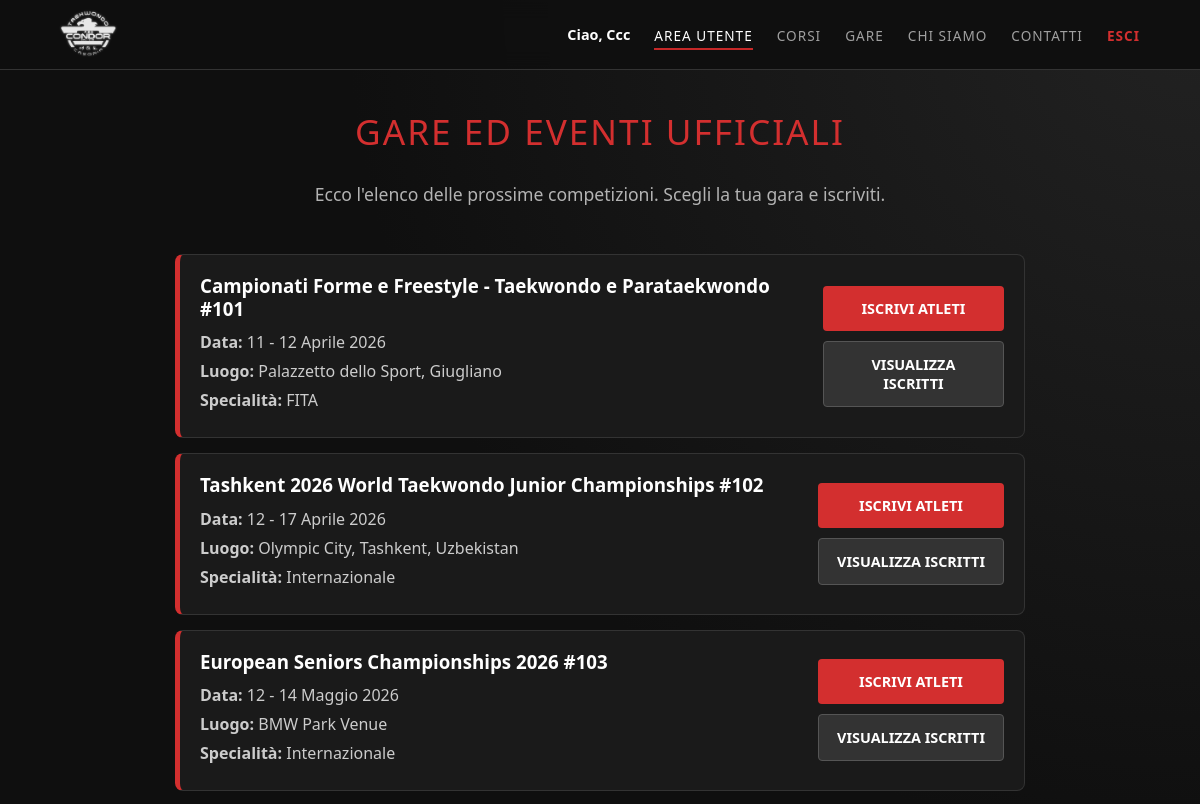
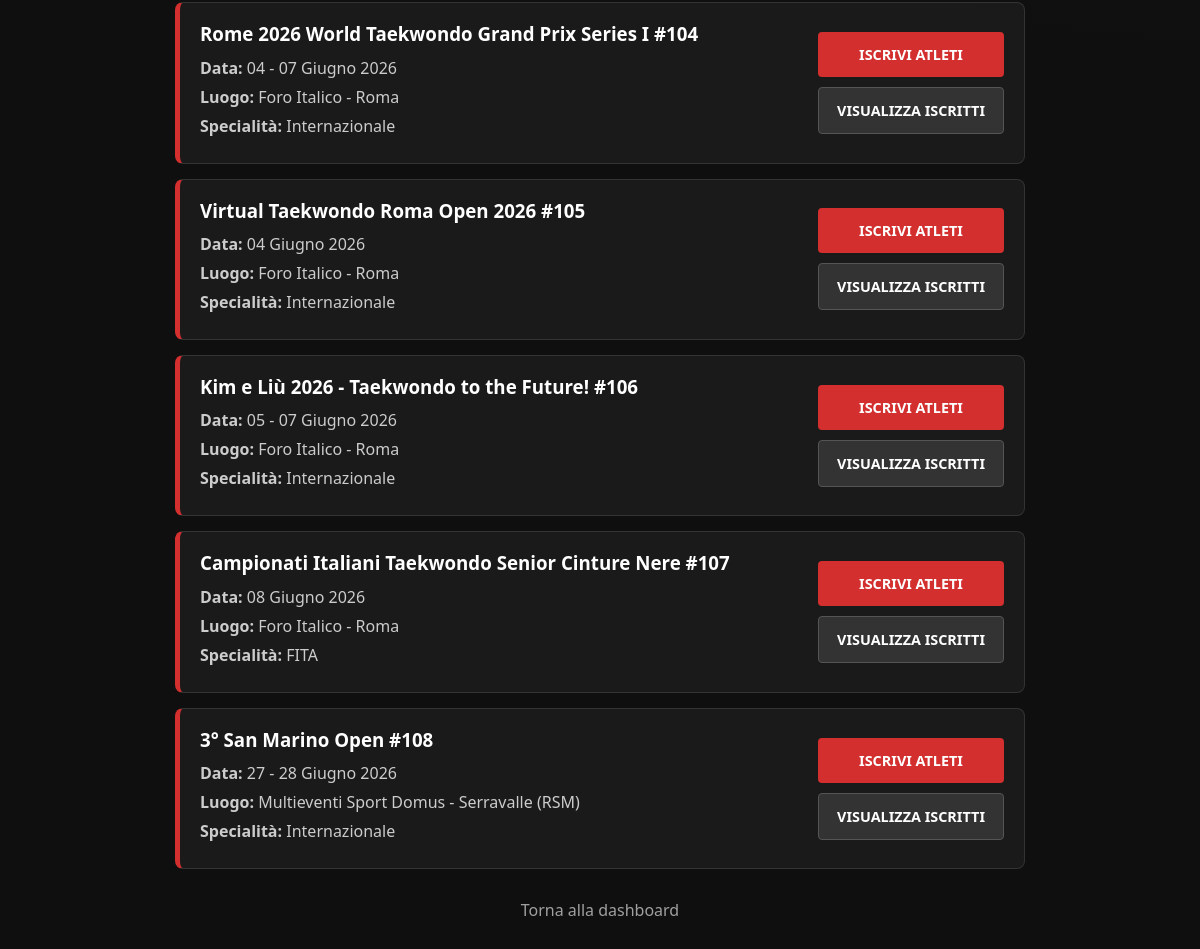
Screenshot of /gare.php (signed in) with the database file from the repository (2 pictures, top to bottom).
### tables this page shows
CREATE TABLE `gare` (
  `id_gara` int(11) NOT NULL AUTO_INCREMENT PRIMARY KEY,
  `titolo` varchar(200) NOT NULL,
  `data` varchar(50) NOT NULL,
  `luogo` varchar(150) NOT NULL,
  `specialita` varchar(50) NOT NULL
);

### utils.php (called while the page is built, shortened)
<?php
function utenteLoggato() {
    return isset($_SESSION['utente_loggato']);
}
function utenteCorrente() {
    return $_SESSION['utente_loggato'] ?? '';
}
function e($valore) {
    return htmlspecialchars((string) $valore, ENT_QUOTES, 'UTF-8');
}
?>

### gare.php (the view, shortened to what this page needs)
<?php
require_once 'utils.php';
$db = connessioneDb();
$elenco_gare = [];
if ($db) {
    $risultato = mysqli_query($db, "SELECT id_gara, titolo, `data`, luogo, specialita FROM gare ORDER BY id_gara ASC");
    if ($risultato) {
        while ($riga = mysqli_fetch_assoc($risultato)) {
            $elenco_gare[] = $riga;
        }
    }
}
?>
<!DOCTYPE html>
<html lang="it">
<head>
    <link rel="stylesheet" href="css/style.css">
</head>
<body>
<?php include 'header.php'; ?>
<main class="page-content column-layout fade-in">
    <header class="corsi-header">
        <h2>Gare ed eventi ufficiali</h2>
        <p>Ecco l'elenco delle prossime competizioni. Scegli la tua gara e iscriviti.</p>
    </header>
    <section class="gare-container">
        <?php foreach ($elenco_gare as $gara): ?>
            <article class="gara-card">
                <div class="gara-info">
                    <h3><?php echo e($gara['titolo']); ?></h3>
                    <p><strong>Data:</strong> <?php echo e($gara['data']); ?></p>
                    <p><strong>Luogo:</strong> <?php echo e($gara['luogo']); ?></p>
                    <p><strong>Specialit&agrave;:</strong> <?php echo e($gara['specialita']); ?></p>
                </div>
                <div class="gara-action">
                    <a href="iscriviti.php?id_gara=<?php echo e($gara['id_gara']); ?>" class="btn btn-red">Iscrivi atleti</a>
                    <a href="visualizza_iscritti.php?id_gara=<?php echo e($gara['id_gara']); ?>" class="btn btn-secondary">Visualizza iscritti</a>
                </div>
            </article>
        <?php endforeach; ?>
    </section>
    <div class="page-back">
        <a href="homepage.php" class="btn-link">Torna alla dashboard</a>
    </div>
</main>
</body>
</html>

### header.php (shortened to what this page needs)
<?php
require_once __DIR__ . '/utils.php';
$is_logged = utenteLoggato();
$utente = utenteCorrente();
?>
<header class="main-header">
    <div class="logo-container">
        <a href="<?php echo $is_logged ? 'homepage.php' : 'index.php'; ?>">
            <img src="images/logo.png" alt="ASD Condor">
        </a>
    </div>
    <nav>
        <ul class="nav-links">
            <?php if ($is_logged): ?>
                <li class="nav-user">Ciao, <?php echo e($utente); ?></li>
                <li><a href="homepage.php" class="nav-highlight">Area utente</a></li>
                <li><a href="corsi.php">Corsi</a></li>
                <li><a href="gare.php">Gare</a></li>
                <li><a href="chi_siamo.php">Chi siamo</a></li>
                <li><a href="contatti.php">Contatti</a></li>
                <li><a href="logout.php" class="nav-danger">Esci</a></li>
            <?php endif; ?>
        </ul>
    </nav>
</header>

### css/style.css (style rules this page uses)
:root { --bg-dark: #0f0f0f; --panel-dark: #181818; --panel-soft: #1e1e1e; --accent-red: #c62828; --accent-red-light: #d32f2f; --text-white: #ffffff; --text-gray: #a0a0a0; --border-color: #333333; }
* { box-sizing: border-box; margin: 0; padding: 0; }
body { min-height: 100vh; background-color: var(--bg-dark); background-image: radial-gradient(circle at top right, #222 0%, transparent 40%); color: var(--text-white); display: flex; flex-direction: column; font-family: "Segoe UI", "Helvetica Neue", sans-serif; }
a { color: inherit; }
img, video, iframe { max-width: 100%; }
.main-header { align-items: center; backdrop-filter: blur(10px); background: rgba(15, 15, 15, 0.95); border-bottom: 1px solid var(--border-color); display: flex; height: 70px; justify-content: space-between; padding: 0 5%; position: sticky; top: 0; z-index: 1000; }
.logo-container { align-items: center; display: flex; height: 100%; justify-content: center; }
.logo-container img { filter: brightness(0) invert(1) drop-shadow(0 0 1px rgba(255, 255, 255, 0.5)); height: 50px; opacity: 0.9; transition: filter 0.3s ease, opacity 0.3s ease, transform 0.3s ease; width: auto; }
.nav-links { align-items: center; display: flex; gap: 24px; list-style: none; }
.nav-links a { color: var(--text-gray); font-size: 0.85rem; font-weight: 500; letter-spacing: 1px; position: relative; text-decoration: none; text-transform: uppercase; transition: color 0.3s ease; }
.nav-links a:hover, .nav-links a.nav-highlight { color: var(--text-white); }
.nav-links a::after { background-color: var(--accent-red); bottom: -5px; content: ""; height: 2px; left: 0; position: absolute; transition: width 0.3s ease; width: 0; }
.nav-links a:hover::after, .nav-links a.nav-highlight::after { width: 100%; }
.nav-links a.nav-danger { color: var(--accent-red-light); font-weight: 700; }
.nav-user { color: var(--text-white); font-size: 0.9rem; font-weight: 700; text-transform: capitalize; }
.page-content { align-items: center; display: flex; flex: 1; justify-content: center; padding: 40px 20px; width: 100%; }
.column-layout { align-items: center; flex-direction: column; justify-content: flex-start; }
.fade-in, .form-container, .animated-page { animation: slideUpFade 0.7s cubic-bezier(0.2, 0.8, 0.2, 1) both; }
h1, h2, h3, h4 { line-height: 1.2; }
h2 { color: var(--text-white); font-size: 1.6rem; font-weight: 300; letter-spacing: 1px; margin-bottom: 30px; text-align: center; }
input[type="submit"], button[type="submit"], .btn { border: none; border-radius: 4px; cursor: pointer; display: inline-flex; font-size: 0.9rem; font-weight: 700; justify-content: center; padding: 13px 18px; text-align: center; text-decoration: none; text-transform: uppercase; transition: background-color 0.3s ease, border-color 0.3s ease, color 0.3s ease, transform 0.2s ease; }
.btn-secondary { background-color: #333; border: 1px solid #555; color: var(--text-white); }
.btn-red, button.btn-red { background-color: var(--accent-red-light); color: var(--text-white); }
.btn-link { color: var(--text-gray); display: inline-block; text-decoration: none; }
.corsi-header { margin-bottom: 3rem; text-align: center; }
.corsi-header h2 { color: var(--accent-red-light); font-size: 2.2rem; letter-spacing: 2px; text-transform: uppercase; }
.corsi-header p { color: #b3b3b3; font-size: 1.1rem; margin-top: 5px; }
.gare-container { display: flex; flex-direction: column; gap: 15px; margin: 0 auto; max-width: 850px; width: 100%; }
.gara-card { align-items: center; background-color: #1a1a1a; border: 1px solid var(--border-color); border-left: 5px solid var(--accent-red-light); border-radius: 8px; display: flex; gap: 20px; justify-content: space-between; padding: 20px; }
.gara-info h3 { color: var(--text-white); margin-bottom: 10px; }
.gara-info p { color: #ccc; line-height: 1.5; margin: 5px 0; }
.gara-action { display: flex; flex-direction: column; gap: 10px; min-width: 160px; }
.gara-action .btn { width: 100%; }
.page-back { margin-top: 30px; text-align: center; }

### rows the page displays
gare: titolo "Campionati Forme e Freestyle - Taekwondo e Parataekwondo #101", data "11 - 12 Aprile 2026", luogo "Palazzetto dello Sport, Giugliano", specialita "FITA"
gare: titolo "Tashkent 2026 World Taekwondo Junior Championships #102", data "12 - 17 Aprile 2026", luogo "Olympic City, Tashkent, Uzbekistan", specialita "Internazionale"
gare: titolo "European Seniors Championships 2026 #103", data "12 - 14 Maggio 2026", luogo "BMW Park Venue", specialita "Internazionale"
gare: titolo "Rome 2026 World Taekwondo Grand Prix Series I #104", data "04 - 07 Giugno 2026", luogo "Foro Italico - Roma", specialita "Internazionale"
gare: titolo "Virtual Taekwondo Roma Open 2026 #105", data "04 Giugno 2026", luogo "Foro Italico - Roma", specialita "Internazionale"
gare: titolo "Kim e Liù 2026 - Taekwondo to the Future! #106", data "05 - 07 Giugno 2026", luogo "Foro Italico - Roma", specialita "Internazionale"
gare: titolo "Campionati Italiani Taekwondo Senior Cinture Nere #107", data "08 Giugno 2026", luogo "Foro Italico - Roma", specialita "FITA"
gare: titolo "3° San Marino Open #108", data "27 - 28 Giugno 2026", luogo "Multieventi Sport Domus - Serravalle (RSM)", specialita "Internazionale"

### other values shown
$utente "Ccc"
